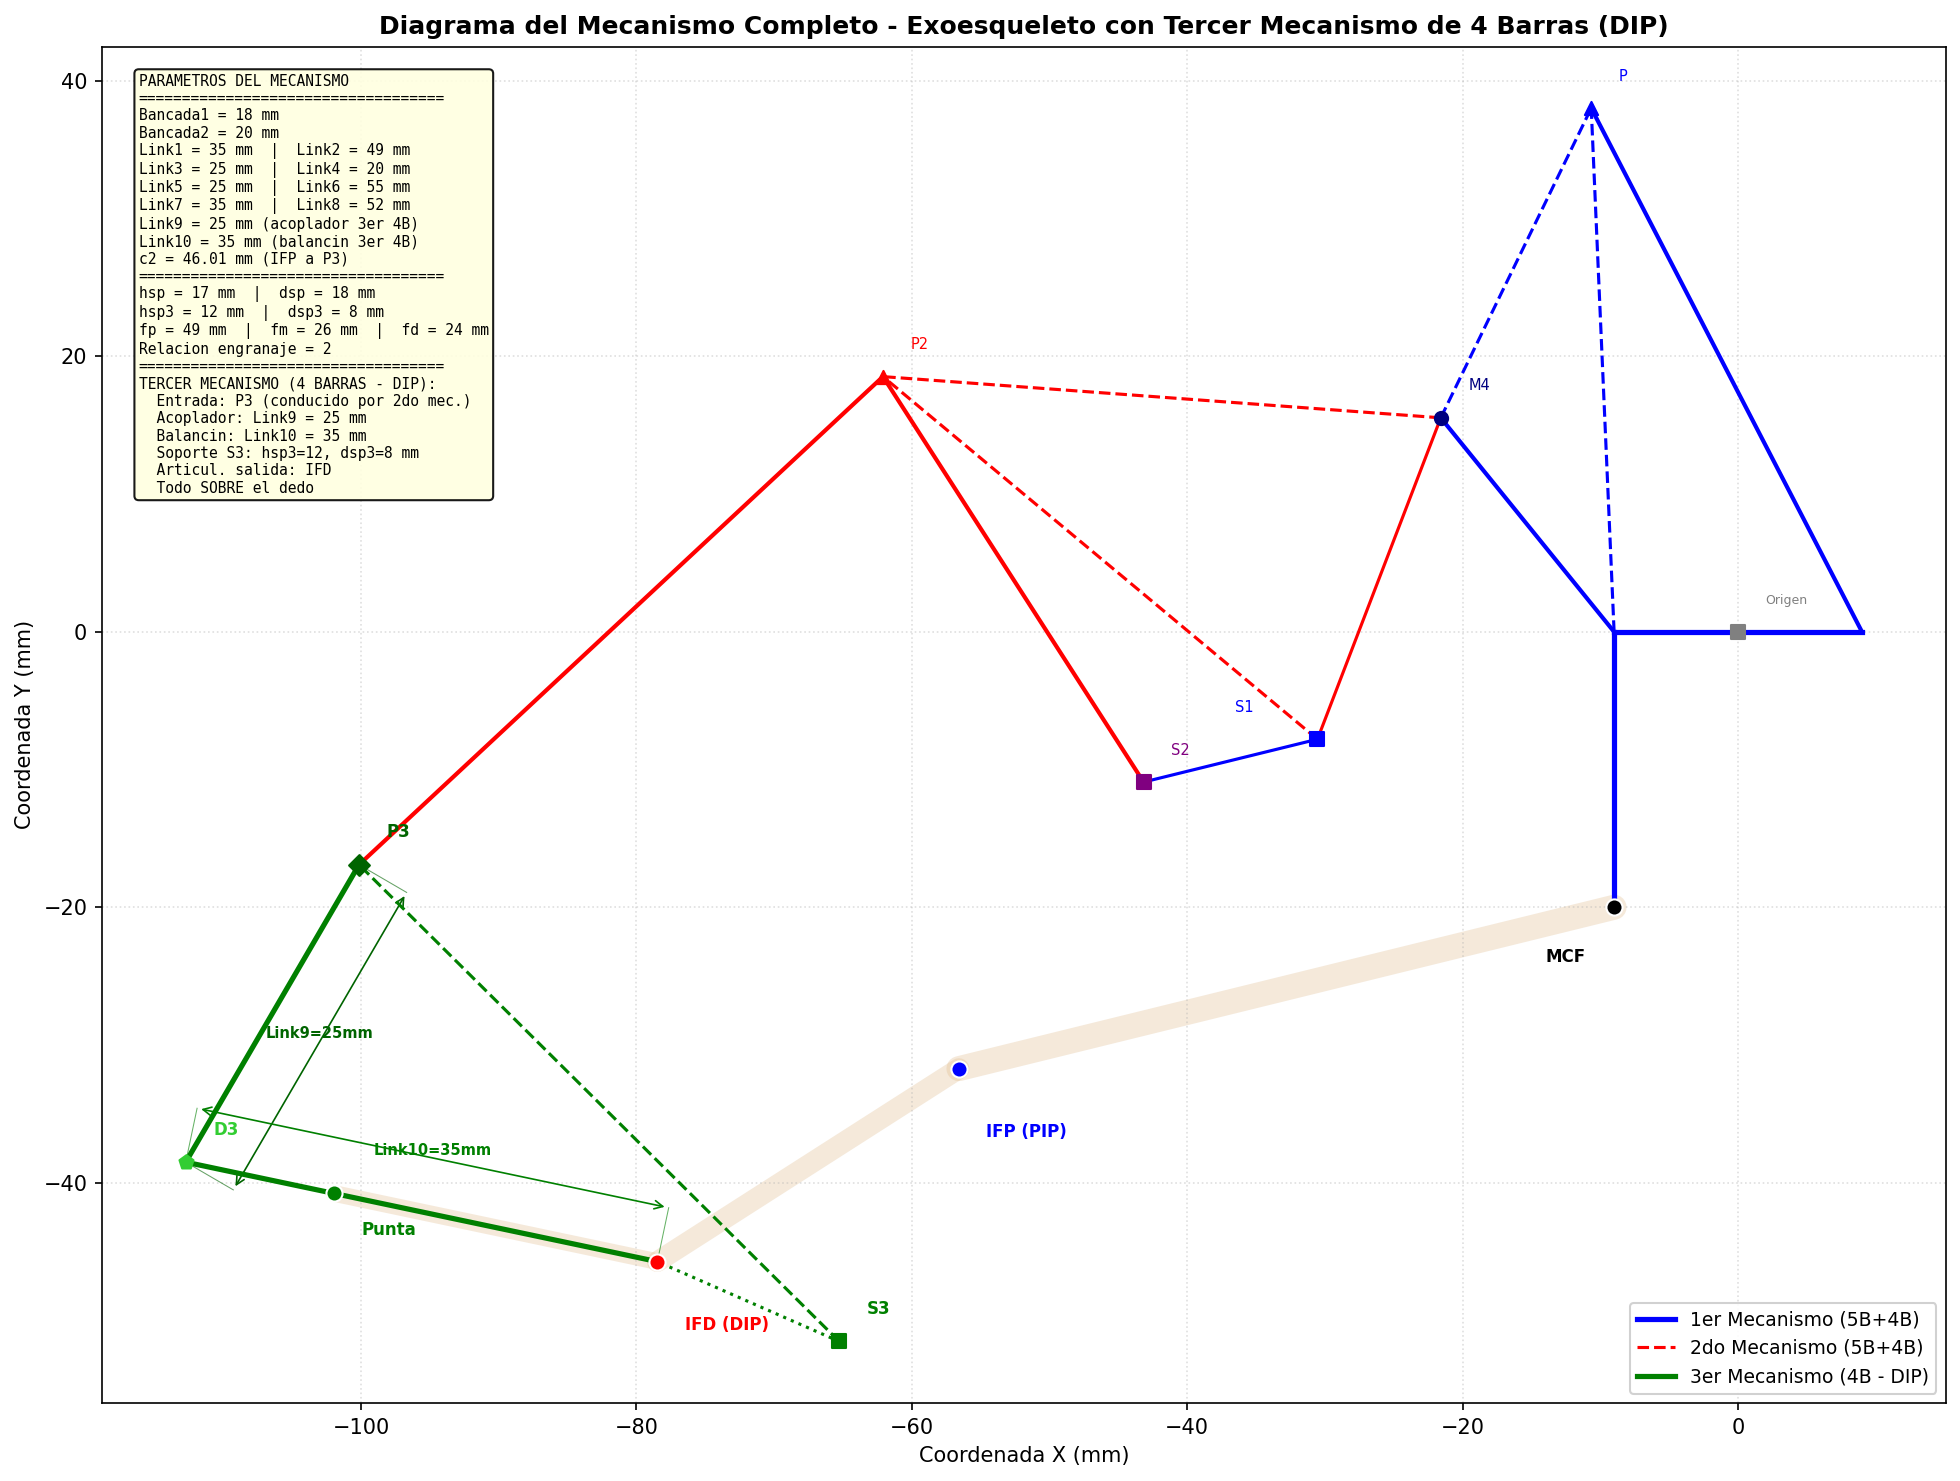

Write the Python code that produced this figure.
"""
Diagrama del mecanismo completo del exoesqueleto con tercer mecanismo de 4 barras.
Genera una imagen similar a diagrama.png pero incluyendo el tercer mecanismo
que proporciona movimiento variable a la falange distal (DIP).

Todos los mecanismos van montados SOBRE el dedo.
"""
import numpy as np
import matplotlib.pyplot as plt
import matplotlib.patches as mpatches
from matplotlib.patches import FancyArrowPatch

# =============================================================================
# PARAMETROS DEL MECANISMO (en mm)
# =============================================================================
Bancada1 = 18
Bancada2 = 20
Link1 = 35
Link2 = 49
Link3 = 25
Link4 = 20
Link5 = 25
Link6 = 55
Link7 = 35
Link8 = 52
Link9 = 25
Link10 = 35
c2 = 46.01
hsp = 17
dsp = 18
fp = 49
fm = 26
fd = 24
hsp3 = 12
dsp3 = 8
reng = 2
THETA1inicial = 109  # grados
THETA14B = 90  # grados

# Parametros derivados
r3 = Bancada1 / 2
c_hip = np.sqrt(hsp**2 + dsp**2)
rs2 = np.sqrt(hsp**2 + (fp - dsp)**2)
d3_frame = np.sqrt(hsp3**2 + dsp3**2)


# =============================================================================
# CINEMATICA PARA UNA POSICION REPRESENTATIVA
# =============================================================================
def compute_mechanism_position(THETA2_deg):
    """Calcula todas las posiciones del mecanismo para un angulo de entrada."""
    theta2 = np.deg2rad(THETA2_deg)
    THETA1_deg = THETA2_deg / reng + THETA1inicial
    theta1 = np.deg2rad(THETA1_deg)
    theta14B = np.deg2rad(THETA14B)

    # Primer mecanismo de 5 barras
    r4 = Link1
    r5 = Link2
    r2 = Link3
    r1 = Link4

    den = r4*np.cos(theta2) - r1*np.cos(theta1) + 2*r3
    e = (r1*np.sin(theta1) - r4*np.sin(theta2)) / den
    temp1 = (2*(r1*r3*np.cos(theta1) + r3*r4*np.cos(theta2))
             - r1**2 + r2**2 + r4**2 - r5**2)
    f = temp1 / (2*den)
    d_ = e**2 + 1
    g = 2*(e*f - e*r1*np.cos(theta1) + e*r3 - r1*np.sin(theta1))
    h = (f**2 - 2*f*(r1*np.cos(theta1) - r3)
         - 2*r1*r3*np.cos(theta1) + r1**2 + r3**2 - r2**2)
    disc = g**2 - 4*d_*h
    if disc < 0:
        return None
    pyP = (-g + np.sqrt(disc)) / (2*d_)
    pxP = e*pyP + f

    # Primer mecanismo de 4 barras
    a = Link4
    b = Link5
    c_val = c_hip
    d_val = Bancada2

    k1 = d_val*np.cos(theta14B) + a*np.cos(theta1)
    k2 = d_val*np.sin(theta14B) + a*np.sin(theta1)
    k3 = k1**2 + k2**2 + c_val**2 - b**2
    A1 = -k3 - 2*k1*c_val
    B1 = 4*k2*c_val
    C1 = 2*k1*c_val - k3
    disc2 = B1**2 - 4*A1*C1
    if disc2 < 0:
        return None
    tantheta42 = (-B1 - np.sqrt(disc2)) / (2*A1)
    theta4a = 2*np.arctan(tantheta42)
    THETA4a = np.rad2deg(theta4a)
    if THETA4a < 0:
        THETA4a += 360

    # Falange proximal
    THETAfp_val = THETA4a + np.rad2deg(np.arctan2(hsp, dsp))
    thetafp = np.deg2rad(THETAfp_val)
    pxIFP = fp*np.cos(thetafp) - d_val*np.cos(theta14B) - r3
    pyIFP = fp*np.sin(thetafp) - d_val*np.sin(theta14B)

    # Soportes
    pxS1 = c_val*np.cos(theta4a) - d_val*np.cos(theta14B) - r3
    pyS1 = c_val*np.sin(theta4a) - d_val*np.sin(theta14B)
    THETAps2 = THETAfp_val - np.rad2deg(np.arctan2(hsp, fp-dsp))
    thetaps2 = np.deg2rad(THETAps2)
    pxS2 = rs2*np.cos(thetaps2) - d_val*np.cos(theta14B) - r3
    pyS2 = rs2*np.sin(thetaps2) - d_val*np.sin(theta14B)

    pxM4 = a*np.cos(theta1) - r3
    pyM4 = a*np.sin(theta1)

    # Segundo mecanismo de 5 barras
    theta_roll = np.arctan2(pyM4 - pyS1, pxM4 - pxS1)
    theta1m2so = np.arctan2(pyS2 - pyS1, pxS2 - pxS1)
    if theta1m2so < 0:
        theta1m2so += 2*np.pi
    theta1m2 = theta1m2so - theta_roll
    theta2m2so = np.arctan2(pyP - pyM4, pxP - pxM4)
    if theta2m2so < 0:
        theta2m2so += 2*np.pi
    theta2m2 = theta2m2so - theta_roll

    r1m2 = fp - 2*dsp
    r2m2 = Link7
    r3m2 = Link5/2
    r4m2 = Link3
    r5m2 = Link6

    temp2 = r4m2*np.cos(theta2m2) - r1m2*np.cos(theta1m2) + 2*r3m2
    if abs(temp2) < 1e-6:
        return None
    em2 = (r1m2*np.sin(theta1m2) - r4m2*np.sin(theta2m2)) / temp2
    temp3 = (2*(r1m2*r3m2*np.cos(theta1m2) + r3m2*r4m2*np.cos(theta2m2))
             - r1m2**2 + r2m2**2 + r4m2**2 - r5m2**2)
    fm2 = temp3 / (2*temp2)
    dauxm2 = em2**2 + 1
    gm2 = 2*(em2*fm2 - em2*r1m2*np.cos(theta1m2) + em2*r3m2 - r1m2*np.sin(theta1m2))
    hm2 = (fm2**2 - 2*fm2*(r1m2*np.cos(theta1m2) - r3m2)
            - 2*r1m2*r3m2*np.cos(theta1m2) + r1m2**2 + r3m2**2 - r2m2**2)
    disc3 = gm2**2 - 4*dauxm2*hm2
    if disc3 < 0:
        return None
    pyP2_loc = (-gm2 + np.sqrt(disc3)) / (2*dauxm2)
    pxP2_loc = em2*pyP2_loc + fm2

    p2_mag = np.sqrt(pxP2_loc**2 + pyP2_loc**2)
    theta2p2 = np.arctan2(pyP2_loc, pxP2_loc)
    pxAUX = (pxS1 + pxM4) / 2
    pyAUX = (pyS1 + pyM4) / 2
    pxP2so = p2_mag*np.cos(theta2p2 + theta_roll) + pxAUX
    pyP2so = p2_mag*np.sin(theta2p2 + theta_roll) + pyAUX

    # Segundo mecanismo de 4 barras
    theta14B2 = np.arctan2(pyS2 - pyIFP, pxS2 - pxIFP)
    theta24B2 = np.arctan2(pyP2so - pyS2, pxP2so - pxS2)
    if theta24B2 < 0:
        theta24B2 += 2*np.pi

    a2 = Link7
    b2 = Link8
    d2 = c_hip

    k1m2 = d2*np.cos(theta14B2) + a2*np.cos(theta24B2)
    k2m2 = d2*np.sin(theta14B2) + a2*np.sin(theta24B2)
    k3m2 = k1m2**2 + k2m2**2 + c2**2 - b2**2
    A1m2 = -k3m2 - 2*k1m2*c2
    B1m2 = 4*k2m2*c2
    C1m2 = 2*k1m2*c2 - k3m2
    disc4 = B1m2**2 - 4*A1m2*C1m2
    if disc4 < 0:
        return None
    tantheta42m2 = (-B1m2 - np.sqrt(disc4)) / (2*A1m2)
    theta4am2 = 2*np.arctan(tantheta42m2)
    THETA4am2 = np.rad2deg(theta4am2)
    if THETA4am2 < 0:
        THETA4am2 += 360

    # Punto P3
    pxP3 = pxIFP + c2*np.cos(np.deg2rad(THETA4am2))
    pyP3 = pyIFP + c2*np.sin(np.deg2rad(THETA4am2))

    # Falange medial
    THETAfm_val = THETA4am2 + 51.39
    thetafm = np.deg2rad(THETAfm_val)
    pxIFD = fm*np.cos(thetafm) + pxIFP
    pyIFD = fm*np.sin(thetafm) + pyIFP

    # Soporte S3
    theta_s3_offset = np.arctan2(hsp3, dsp3)
    dist_s3 = np.sqrt(hsp3**2 + dsp3**2)
    theta_s3_abs = thetafm + np.pi - theta_s3_offset
    pxS3 = pxIFD + dist_s3*np.cos(theta_s3_abs)
    pyS3 = pyIFD + dist_s3*np.sin(theta_s3_abs)

    # Tercer mecanismo de 4 barras
    dx3 = pxP3 - pxIFD
    dy3 = pyP3 - pyIFD
    R3 = np.sqrt(dx3**2 + dy3**2)
    phi3 = np.arctan2(dy3, dx3)

    if R3 > (Link10 + Link9) or R3 < abs(Link10 - Link9):
        thetafd = thetafm + np.deg2rad(38.78)
    else:
        cos_arg = (R3**2 + Link10**2 - Link9**2) / (2*Link10*R3)
        if abs(cos_arg) > 1:
            thetafd = thetafm + np.deg2rad(38.78)
        else:
            delta = np.arccos(cos_arg)
            tfd_sol1 = phi3 + delta
            tfd_sol2 = phi3 - delta
            dir_up = thetafm + np.pi/2
            proj1 = Link10*np.cos(tfd_sol1 - dir_up)
            proj2 = Link10*np.cos(tfd_sol2 - dir_up)
            thetafd = tfd_sol1 if proj1 >= proj2 else tfd_sol2

    # Punto D3 (conexion Link10 en falange distal)
    D3x = pxIFD + Link10*np.cos(thetafd)
    D3y = pyIFD + Link10*np.sin(thetafd)

    # Punta de la falange distal
    pxPF = pxIFD + fd*np.cos(thetafd)
    pyPF = pyIFD + fd*np.sin(thetafd)

    # MCF position
    mcf_x = -r3
    mcf_y = -Bancada2

    return {
        'mcf': (mcf_x, mcf_y),
        'ifp': (pxIFP, pyIFP),
        'ifd': (pxIFD, pyIFD),
        'pf': (pxPF, pyPF),
        'P': (pxP, pyP),
        'P2': (pxP2so, pyP2so),
        'P3': (pxP3, pyP3),
        'S1': (pxS1, pyS1),
        'S2': (pxS2, pyS2),
        'S3': (pxS3, pyS3),
        'M4': (pxM4, pyM4),
        'D3': (D3x, D3y),
        'thetafp': thetafp,
        'thetafm': thetafm,
        'thetafd': thetafd,
        'theta1': theta1,
        'theta2': theta2,
    }


# =============================================================================
# GENERAR DIAGRAMA
# =============================================================================
def draw_dimension(ax, p1, p2, offset, label, fontsize=7, color='gray'):
    """Dibuja una linea de dimension con etiqueta."""
    dx = p2[0] - p1[0]
    dy = p2[1] - p1[1]
    length = np.sqrt(dx**2 + dy**2)
    # Normal direction
    if length > 0:
        nx = -dy/length * offset
        ny = dx/length * offset
    else:
        nx, ny = 0, offset

    x1o, y1o = p1[0]+nx, p1[1]+ny
    x2o, y2o = p2[0]+nx, p2[1]+ny
    ax.plot([p1[0], x1o], [p1[1], y1o], '-', color=color, lw=0.5, alpha=0.6)
    ax.plot([p2[0], x2o], [p2[1], y2o], '-', color=color, lw=0.5, alpha=0.6)
    ax.annotate('', xy=(x2o, y2o), xytext=(x1o, y1o),
                arrowprops=dict(arrowstyle='<->', color=color, lw=0.8))
    mx, my = (x1o+x2o)/2, (y1o+y2o)/2
    ax.text(mx, my, label, fontsize=fontsize, ha='center', va='bottom',
            color=color, fontweight='bold')


# Compute mechanism at a representative position (THETA2 = 40 degrees)
pos = compute_mechanism_position(40)
if pos is None:
    # Try other angles
    for angle in [30, 50, 20, 60, 10]:
        pos = compute_mechanism_position(angle)
        if pos is not None:
            break

if pos is None:
    print("ERROR: No se pudo calcular una posicion valida del mecanismo")
    exit(1)

# Create figure
fig, ax = plt.subplots(1, 1, figsize=(16, 10))

# Extract points
mcf = pos['mcf']
ifp = pos['ifp']
ifd = pos['ifd']
pf = pos['pf']
P = pos['P']
P2 = pos['P2']
P3 = pos['P3']
S1 = pos['S1']
S2 = pos['S2']
S3 = pos['S3']
M4 = pos['M4']
D3 = pos['D3']
origin = (0, 0)

# --- DIBUJAR FALANGES (en gris claro, como el dedo) ---
finger_width = 8  # mm de ancho del dedo (visual)

# Falange proximal
ax.plot([mcf[0], ifp[0]], [mcf[1], ifp[1]], '-', color='#DEB887',
        lw=12, alpha=0.3, solid_capstyle='round', zorder=0)
# Falange medial
ax.plot([ifp[0], ifd[0]], [ifp[1], ifd[1]], '-', color='#DEB887',
        lw=10, alpha=0.3, solid_capstyle='round', zorder=0)
# Falange distal
ax.plot([ifd[0], pf[0]], [ifd[1], pf[1]], '-', color='#DEB887',
        lw=8, alpha=0.3, solid_capstyle='round', zorder=0)

# --- PRIMER MECANISMO (5B + 4B) - Color AZUL ---
# Bancada (origen a r3 offset)
ax.plot([origin[0]-r3, origin[0]+r3], [origin[1], origin[1]], 'b-', lw=2.5, zorder=2)

# Manivela Link4 del primer 5B (de origen a M4)
theta1_val = pos['theta1']
ax.plot([origin[0]-r3, M4[0]], [origin[1], M4[1]], 'b-', lw=2, zorder=2)

# Eslabones del primer 5B
ax.plot([origin[0]-r3, P[0]], [origin[1], P[1]], 'b--', lw=1.5, zorder=2)
ax.plot([M4[0], P[0]], [M4[1], P[1]], 'b--', lw=1.5, zorder=2)

# Link1 (de origen+r3 a P)
ax.plot([origin[0]+r3, P[0]], [origin[1], P[1]], 'b-', lw=2, zorder=2)

# Manivela Link4 del 4B (de M4 al punto bancada del 4B)
theta14B_rad = np.deg2rad(THETA14B)
bancada_4b_x = origin[0] - r3 - Bancada2*np.cos(theta14B_rad)
bancada_4b_y = origin[1] - Bancada2*np.sin(theta14B_rad)
ax.plot([origin[0]-r3, bancada_4b_x], [origin[1], bancada_4b_y],
        'b-', lw=2.5, zorder=2, label='1er Mecanismo (5B+4B)')

# Link5 (S1 a S2 implicitamente via el 4B)
ax.plot([S1[0], S2[0]], [S1[1], S2[1]], 'b-', lw=1.5, zorder=2)

# --- SEGUNDO MECANISMO (5B + 4B) - Color ROJO ---
# Enlace del segundo mecanismo
ax.plot([S1[0], M4[0]], [S1[1], M4[1]], 'r-', lw=1.5, zorder=3)
ax.plot([S2[0], P2[0]], [S2[1], P2[1]], 'r-', lw=2, zorder=3)
ax.plot([M4[0], P2[0]], [M4[1], P2[1]], 'r--', lw=1.5, zorder=3)
ax.plot([S1[0], P2[0]], [S1[1], P2[1]], 'r--', lw=1.5, zorder=3,
        label='2do Mecanismo (5B+4B)')

# Link8 del segundo 4B (P2 a P3)
ax.plot([P2[0], P3[0]], [P2[1], P3[1]], 'r-', lw=2, zorder=3)

# --- TERCER MECANISMO (4B) - Color VERDE ---
# Link9: P3 a D3 (acoplador)
ax.plot([P3[0], D3[0]], [P3[1], D3[1]], 'g-', lw=2.5, zorder=4,
        label='3er Mecanismo (4B - DIP)')
# Link10: IFD a D3 (balancin)
ax.plot([ifd[0], D3[0]], [ifd[1], D3[1]], 'g-', lw=2.5, zorder=4)
# S3 connection
ax.plot([S3[0], P3[0]], [S3[1], P3[1]], 'g--', lw=1.5, zorder=4)
ax.plot([S3[0], ifd[0]], [S3[1], ifd[1]], 'g:', lw=1.5, zorder=4)

# --- PUNTOS ARTICULARES ---
joint_size = 60
ax.scatter(*mcf, s=joint_size, c='black', zorder=5, edgecolors='white', lw=1)
ax.scatter(*ifp, s=joint_size, c='blue', zorder=5, edgecolors='white', lw=1)
ax.scatter(*ifd, s=joint_size, c='red', zorder=5, edgecolors='white', lw=1)
ax.scatter(*pf, s=joint_size, c='green', zorder=5, edgecolors='white', lw=1)
ax.scatter(*origin, s=50, c='gray', zorder=5, marker='s')
ax.scatter(*P, s=40, c='blue', zorder=5, marker='^')
ax.scatter(*P2, s=40, c='red', zorder=5, marker='^')
ax.scatter(*P3, s=50, c='darkgreen', zorder=5, marker='D')
ax.scatter(*S1, s=40, c='blue', zorder=5, marker='s')
ax.scatter(*S2, s=40, c='purple', zorder=5, marker='s')
ax.scatter(*S3, s=50, c='green', zorder=5, marker='s')
ax.scatter(*M4, s=40, c='navy', zorder=5, marker='o')
ax.scatter(*D3, s=50, c='limegreen', zorder=5, marker='p')

# --- ETIQUETAS ---
offset_label = 2
ax.annotate('MCF', xy=mcf, xytext=(mcf[0]-5, mcf[1]-4), fontsize=8, fontweight='bold')
ax.annotate('IFP (PIP)', xy=ifp, xytext=(ifp[0]+2, ifp[1]-5), fontsize=8, fontweight='bold', color='blue')
ax.annotate('IFD (DIP)', xy=ifd, xytext=(ifd[0]+2, ifd[1]-5), fontsize=8, fontweight='bold', color='red')
ax.annotate('Punta', xy=pf, xytext=(pf[0]+2, pf[1]-3), fontsize=8, fontweight='bold', color='green')
ax.annotate('P', xy=P, xytext=(P[0]+2, P[1]+2), fontsize=7, color='blue')
ax.annotate('P2', xy=P2, xytext=(P2[0]+2, P2[1]+2), fontsize=7, color='red')
ax.annotate('P3', xy=P3, xytext=(P3[0]+2, P3[1]+2), fontsize=8, fontweight='bold', color='darkgreen')
ax.annotate('S1', xy=S1, xytext=(S1[0]-6, S1[1]+2), fontsize=7, color='blue')
ax.annotate('S2', xy=S2, xytext=(S2[0]+2, S2[1]+2), fontsize=7, color='purple')
ax.annotate('S3', xy=S3, xytext=(S3[0]+2, S3[1]+2), fontsize=8, fontweight='bold', color='green')
ax.annotate('M4', xy=M4, xytext=(M4[0]+2, M4[1]+2), fontsize=7, color='navy')
ax.annotate('D3', xy=D3, xytext=(D3[0]+2, D3[1]+2), fontsize=8, fontweight='bold', color='limegreen')
ax.annotate('Origen', xy=origin, xytext=(origin[0]+2, origin[1]+2), fontsize=6, color='gray')

# --- DIMENSIONES ---
draw_dimension(ax, P3, D3, 4, f'Link9={Link9}mm', fontsize=7, color='darkgreen')
draw_dimension(ax, ifd, D3, -4, f'Link10={Link10}mm', fontsize=7, color='green')

# --- TEXTO INFORMATIVO ---
info_text = (
    f"PARAMETROS DEL MECANISMO\n"
    f"{'='*35}\n"
    f"Bancada1 = {Bancada1} mm\n"
    f"Bancada2 = {Bancada2} mm\n"
    f"Link1 = {Link1} mm  |  Link2 = {Link2} mm\n"
    f"Link3 = {Link3} mm  |  Link4 = {Link4} mm\n"
    f"Link5 = {Link5} mm  |  Link6 = {Link6} mm\n"
    f"Link7 = {Link7} mm  |  Link8 = {Link8} mm\n"
    f"Link9 = {Link9} mm (acoplador 3er 4B)\n"
    f"Link10 = {Link10} mm (balancin 3er 4B)\n"
    f"c2 = {c2} mm (IFP a P3)\n"
    f"{'='*35}\n"
    f"hsp = {hsp} mm  |  dsp = {dsp} mm\n"
    f"hsp3 = {hsp3} mm  |  dsp3 = {dsp3} mm\n"
    f"fp = {fp} mm  |  fm = {fm} mm  |  fd = {fd} mm\n"
    f"Relacion engranaje = {reng}\n"
    f"{'='*35}\n"
    f"TERCER MECANISMO (4 BARRAS - DIP):\n"
    f"  Entrada: P3 (conducido por 2do mec.)\n"
    f"  Acoplador: Link9 = {Link9} mm\n"
    f"  Balancin: Link10 = {Link10} mm\n"
    f"  Soporte S3: hsp3={hsp3}, dsp3={dsp3} mm\n"
    f"  Articul. salida: IFD\n"
    f"  Todo SOBRE el dedo"
)
ax.text(0.02, 0.98, info_text, transform=ax.transAxes, fontsize=7,
        verticalalignment='top', fontfamily='monospace',
        bbox=dict(boxstyle='round', facecolor='lightyellow', alpha=0.9))

# --- CONFIGURACION DEL GRAFICO ---
ax.set_aspect('equal')
ax.grid(True, linestyle=':', alpha=0.4)
ax.legend(loc='lower right', fontsize=9, framealpha=0.9)
ax.set_title('Diagrama del Mecanismo Completo - Exoesqueleto con Tercer Mecanismo de 4 Barras (DIP)',
             fontsize=12, fontweight='bold')
ax.set_xlabel('Coordenada X (mm)', fontsize=10)
ax.set_ylabel('Coordenada Y (mm)', fontsize=10)

plt.tight_layout()
plt.savefig('/projects/sandbox/Optmizacion_exo_3/diagrama_tercer_mecanismo.png', dpi=150,
            bbox_inches='tight')
plt.close()

print("Diagrama generado exitosamente: diagrama_tercer_mecanismo.png")
print(f"Posicion calculada para THETA2 = 40 grados")
print(f"  IFP: ({ifp[0]:.2f}, {ifp[1]:.2f}) mm")
print(f"  IFD: ({ifd[0]:.2f}, {ifd[1]:.2f}) mm")
print(f"  P3:  ({P3[0]:.2f}, {P3[1]:.2f}) mm")
print(f"  S3:  ({S3[0]:.2f}, {S3[1]:.2f}) mm")
print(f"  D3:  ({D3[0]:.2f}, {D3[1]:.2f}) mm")
print(f"  Punta: ({pf[0]:.2f}, {pf[1]:.2f}) mm")
